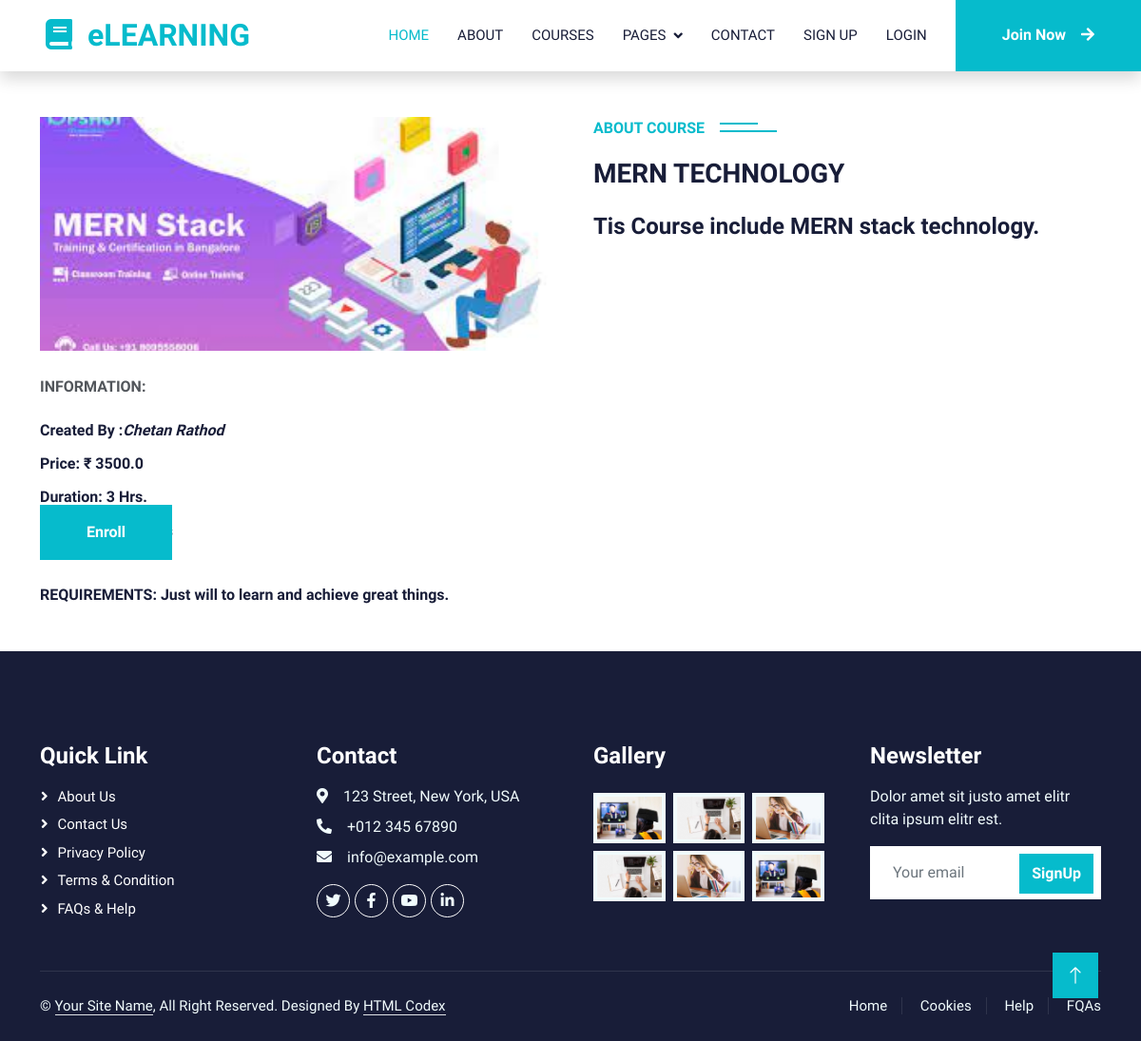
The page /course-view/4/ on the database its author committed.
### CoursePortal/models.py (models this page shows, shortened)
class Course(models.Model):
    name= models.CharField(max_length=50)
    price=models.FloatField()
    mrp=models.FloatField()
    faculty_name=models.CharField(max_length=50)
    duration = models.CharField(max_length=10)
    intake=models.IntegerField()
    course_img = models.ImageField(upload_to ='uploads/',height_field=None, width_field=None)
    CATEGORY_CHOICES = (
        ("web_design", 'Web Design'),
        ("graphics_design", 'Graphic design'),
        ("video_editing", 'Video Editing'),
        ("online_marketing", 'Online Marketing')
    )
    category = models.CharField(max_length=200, choices=CATEGORY_CHOICES, default="web_design")
    to_be_listed = models.BooleanField(default=True)
    description = RichTextField()

### CoursePortal/views.py (the view)
# urls.py: path('course-view/<int:id>/',views.course_view,name="course_view" ),
def course_view(request,id):
    displaycourse=Course.objects.get(id=id)
    return render(request,'course-view.html',{'displaycourse':displaycourse})

### templates/course-view.html
{% extends "base.html" %}
{% load static %}
{% block mainsection%}
    <div class="container-xxl py-5">
        <div class="container">
            <div class="row g-5">
                <div class="col-lg-6 wow fadeInUp" data-wow-delay="0.1s" style="min-height: 22em;">
                    <div class="position-relative h-100" style="max-height: 40em;">
                        <img class="img-fluid position-absolute w-100 h-100" src="{{displaycourse.course_img.url}}" alt="" style="object-fit: cover;height: 70% !important;width: 100% !important;">
                    </div>
                    <div style="margin-top: -5em;">
                       <b> INFORMATION: <br><br></b>
                        <h6 class="mb-0"> Created By :<i>{{displaycourse.faculty_name}}</i></h6>
                    </div>
                    <div style="margin-top: 1em;">
                        <h6 class="mb-0">Price: ₹ {{displaycourse.price}}</h6>
                    </div>
                    <div style="margin-top: 1em;">
                        <h6 class="mb-0">Duration: {{displaycourse.duration}} Hrs.</h6>
                    </div>
                    <div style="margin-top: 1em;">
                        <h6 class="mb-0">Intake: {{displaycourse.intake}} Students</h6>
                    </div>
                    <div>
                        <h6 class="mb-0" style="margin-top: 3em;"><B>REQUIREMENTS: </B> Just will to learn and achieve great things.</h6>
                    </div>
                </div>
                <div class="col-lg-6 wow fadeInUp" data-wow-delay="0.3s">
                    <h6 class="section-title bg-white text-start text-primary pe-3">About Course</h6>
                    <h3 class="mb-4" style="margin-top: 0.5em;"><span style="text-transform: uppercase;">{{displaycourse.name}}</span></h3>
                    <h4 class="mb-0"> {{displaycourse.description|safe}}</h4>
                </div>
                <div>
                    <h3 class="mb-0" ><a href="/join_now/{{displaycourse.id}}" class="btn btn-primary py-3 px-5 mt-2">Enroll</a></h3>
                </div>
            </div>
        </div>
    </div>
{% endblock mainsection %}

### static/css/style.css (style rules this page uses)
:root { --primary: #06BBCC; --light: #F0FBFC; --dark: #181d38; }
.btn { font-family: 'Nunito', sans-serif; font-weight: 600; transition: .5s; }
.btn.btn-primary, .btn.btn-secondary { color: #FFFFFF; }
.section-title { position: relative; display: inline-block; text-transform: uppercase; }
.section-title::before { position: absolute; content: ""; width: calc(100% + 80px); height: 2px; top: 4px; left: -40px; background: var(--primary); z-index: -1; }
.section-title::after { position: absolute; content: ""; width: calc(100% + 120px); height: 2px; bottom: 5px; left: -60px; background: var(--primary); z-index: -1; }
.section-title.text-start::before { width: calc(100% + 40px); left: 0; }
.section-title.text-start::after { width: calc(100% + 60px); left: 0; }

### rows shown on the page
Course: course_img (picture), faculty_name "Chetan Rathod", price "3500.0", duration "3", name "MERN TECHNOLOGY", description "Tis Course include MERN stack technology."
